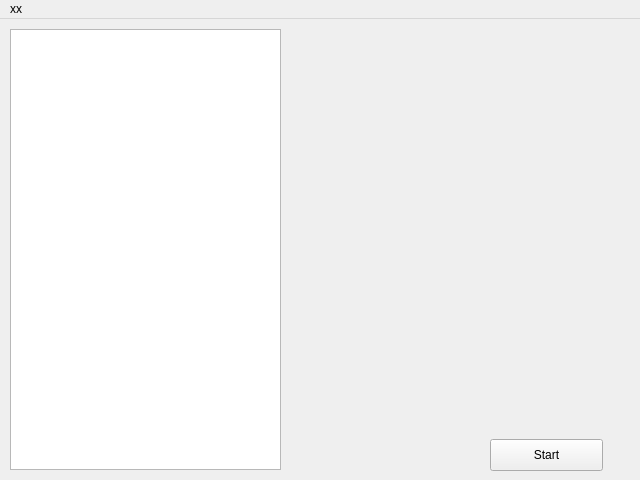
<?xml version="1.0" encoding="UTF-8"?>
<ui version="4.0">
 <class>MainWindow</class>
 <widget class="QMainWindow" name="MainWindow">
  <property name="geometry">
   <rect>
    <x>0</x>
    <y>0</y>
    <width>640</width>
    <height>480</height>
   </rect>
  </property>
  <property name="windowTitle">
   <string>MainWindow</string>
  </property>
  <widget class="QWidget" name="centralwidget">
   <widget class="QPushButton" name="pushButton">
    <property name="geometry">
     <rect>
      <x>490</x>
      <y>420</y>
      <width>113</width>
      <height>32</height>
     </rect>
    </property>
    <property name="text">
     <string>Start</string>
    </property>
   </widget>
   <widget class="QListView" name="listView">
    <property name="geometry">
     <rect>
      <x>10</x>
      <y>10</y>
      <width>271</width>
      <height>441</height>
     </rect>
    </property>
   </widget>
  </widget>
  <widget class="QMenuBar" name="menubar">
   <property name="geometry">
    <rect>
     <x>0</x>
     <y>0</y>
     <width>640</width>
     <height>22</height>
    </rect>
   </property>
   <widget class="QMenu" name="menuXx">
    <property name="title">
     <string>xx</string>
    </property>
    <addaction name="actionXx"/>
    <addaction name="actionXx_2"/>
   </widget>
   <addaction name="menuXx"/>
  </widget>
  <action name="actionOpen">
   <property name="text">
    <string>Open</string>
   </property>
  </action>
  <action name="actionXx">
   <property name="text">
    <string>xx</string>
   </property>
  </action>
  <action name="actionXx_2">
   <property name="text">
    <string>xx</string>
   </property>
  </action>
 </widget>
 <resources/>
 <connections/>
</ui>
